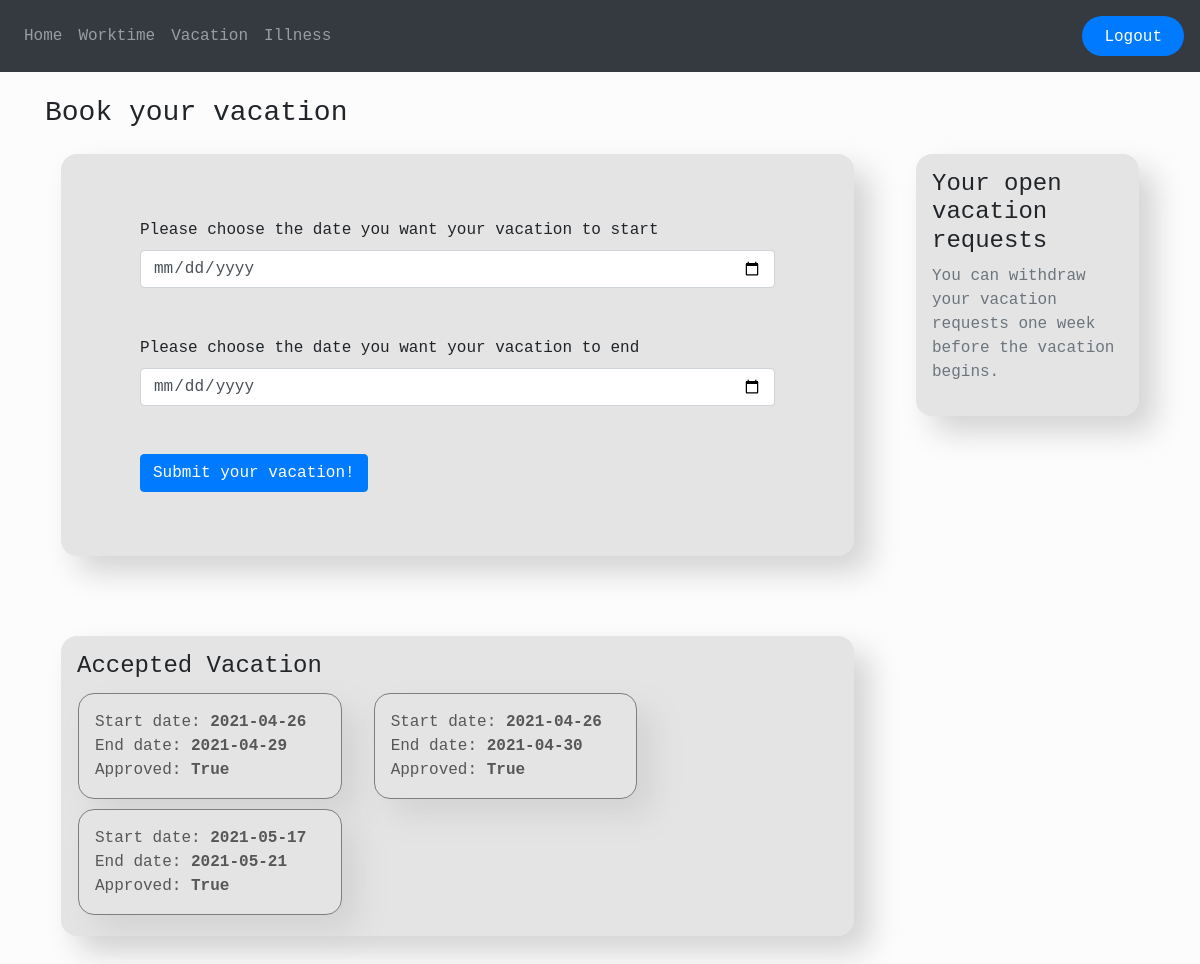
Page /vacation (signed in) on the earlier database version.
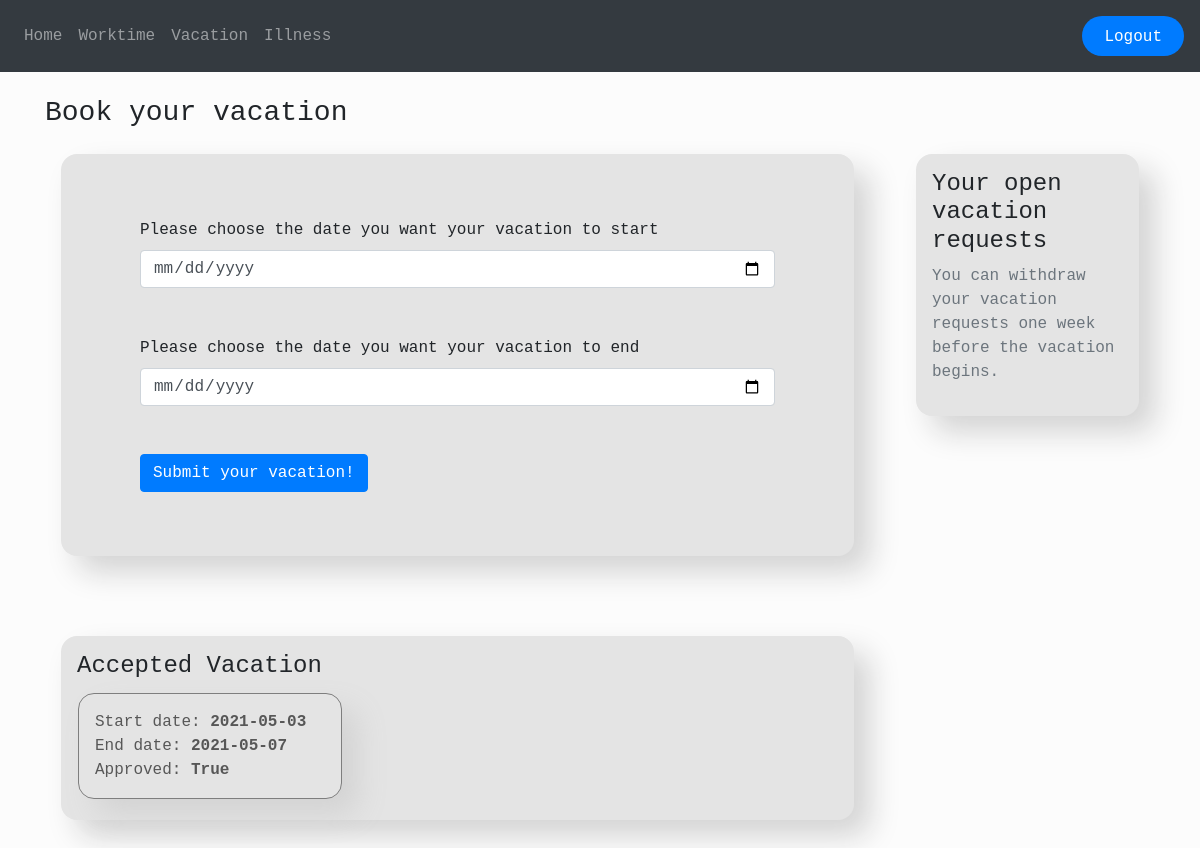
Same page on the later database version.
### app/models.py (models this page shows, shortened)
class Vacation(db.Model):
    id = db.Column(db.Integer, primary_key=True)
    start_date = db.Column(db.Date)
    end_date = db.Column(db.Date)
    user_id = db.Column(db.Integer, db.ForeignKey('user.id'))
    approved = db.Column(db.Boolean, default=False)
    notify = db.Column(db.Boolean, default=False)
    rejected = db.Column(db.Boolean, default=False)

### app/vacation.py (the view, shortened to what this page needs)
@vac.route('/vacation', methods=['GET', 'POST'])
@login_required
def vacation() -> 'html':
    user = User.query.filter_by(id=session.get('user_id')).first()
    requests = Vacation.query.filter_by(user_id=user.id).all()
    return (render_template('vacation.html', user=current_user, requests=requests, roles_id=session.get('roles_id')),
            200,
            {'location': '/vacation'})

### app/__init__.py (called while the page is built)
def create_app(config_name) -> 'Flask':
    app = Flask(__name__)
    app.config.from_object(config[config_name])
    db.init_app(app)
    from .auth import auth
    from .views import views
    from .worktime import work
    from .vacation import vac
    from .illness import ill
    app.register_blueprint(auth)
    app.register_blueprint(views)
    app.register_blueprint(work)
    app.register_blueprint(vac)
    app.register_blueprint(ill)
    from .models import User
    create_database(app=app)
    login_manager = LoginManager()
    login_manager.login_view = 'auth.login'
    login_manager.init_app(app)
    @login_manager.user_loader
    def load_user(id):
        return User.query.get(int(id))
    login_manager.login_message = "You need to log-in in order to access this page."
    login_manager.login_message_category = "warning"
    return app

### app/templates/vacation.html (shortened to what this page needs)
{% extends 'base.html' %}
{% block page_header %}
<h3>Book your vacation</h3>
{% endblock page_header %}
{% block content %}
<div class="container">
    <div class="row">
        <div class="col-sm-9">
            <div class="content-box">
                <form method="POST">
                    <div class="container">
                        <div class="md-form mx-5 my-5">
                            <label for="start_date">Please choose the date you want your vacation to start</label>
                            <input type="date" name="start_date" id="start_date" class="form-control" required>
                        </div>
                        <div class="md-form mx-5 my-5">
                            <label for="end_date">Please choose the date you want your vacation to end</label>
                            <input type="date" name="end_date" id="end_date" class="form-control" required>
                        </div>
                        <div class="md-form mx-5 my-5">
                            <button type="submit" class="btn btn-primary">Submit your vacation!</button>
                        </div>
                    </div>
                </form>
            </div>
            <br>
            <br>
            <div class="content-box">
                <h4>Accepted Vacation</h4>
                <div class="row">
                    {% for request in requests %}
                    {% if request.approved == True %}
                    <div class="col-6 col-sm-4 inner-container" style="border-radius: 1em; margin:5px 1em">
                        Start date: <strong>{{request.start_date}}</strong>
                        <br>
                        End date: <strong>{{request.end_date}}</strong>
                        <br>
                        Approved: <strong>{{request.approved}}</strong>
                    </div>
                    {% endif %}
                    {% endfor %}
                </div>
            </div>
            <br>
            <br>
        </div>
        <div class="col-sm-3">
            <div class="content-box">
                <div class="content-section">
                    <h4>Your open vacation requests</h4>
                    <p class='text-muted'>
                        You can withdraw your vacation requests one week before the vacation begins.
                    </p>
                </div>
            </div>
        </div>
        <br>
        <br>
    </div>
    {% endblock content %}

### app/templates/base.html (shortened to what this page needs)
<!DOCTYPE html>
<html>
<head>
    <link rel="stylesheet" href="https://stackpath.bootstrapcdn.com/bootstrap/4.4.1/css/bootstrap.min.css"
 />
    <link rel="stylesheet" href="{{ url_for('static', filename='css/styles.css') }}">
</head>
<body>
    <nav class="navbar navbar-expand-lg navbar-dark bg-dark">
        <div class="collapse navbar-collapse" id="navbar">
            <ul class="navbar-nav mr-auto">
                {% if user.is_authenticated %}
                <li class="nav-item"><a class="nav-link" id="home" href="/home">Home</a></li>
                <li class="nav-item"><a class="nav-item nav-link" id="wortime" href="/worktime">Worktime</a></li>
                <li class="nav-item"><a class="nav-item nav-link" id="vacation" href="/vacation">Vacation</a></li>
                <li class="nav-item"><a class="nav-item nav-link" id="illness" href="/illness">Illness</a></li>
                {% else %}
                <li class="nav-item"><a class="nav-item nav-link" id="login" href="{{url_for('auth.login')}}">Login</a>
                </li>
                {% endif %}
            </ul>
            {% if user.is_authenticated %}
            <span class="navbar-text">
                <button class="button-small">
                    <a class="nav-item nav-link" id="logout" href="/logout">Logout</a>
                </button>
            </span>
            {% endif %}
        </div>
    </nav>
    <br>
    <div class="page-header">
        <div class="container">
            {% block page_header %}
            {% endblock page_header %}
        </div>
    </div>
    {% block content %}
    {% endblock content %}
</body>
</html>

### app/static/css/styles.css (style rules this page uses)
body, html { height: 100%; background-color: #fcfcfc; font-family: "Microsoft YaHei UI", Courier, monospace; }
.button-small { background: #007bff; color: white; float: left; border-radius: 57px; border: 0px; height: 40px; transition: all 0.4s ease 0s; }
.content-box { background-color: #e4e4e4; padding: 1em; border-radius: 1em; box-shadow: 1em 1em 30px #d3d3d3; position: relative; margin: 1em; }
.inner-container { background-color: #e4e4e4; padding: 1em; border-radius: 2em; border: 1px #7e7e7e solid; box-shadow: 1em 1em 30px #d3d3d3; color: rgb(87, 87, 87); }

Differences in the rows shown:
removed Vacation: start_date "2021-04-26", end_date "2021-04-30", approved "True"
removed Vacation: start_date "2021-05-17", end_date "2021-05-21", approved "True"
changed Vacation "True": start_date "2021-04-26" → "2021-05-03"; end_date "2021-04-29" → "2021-05-07"
